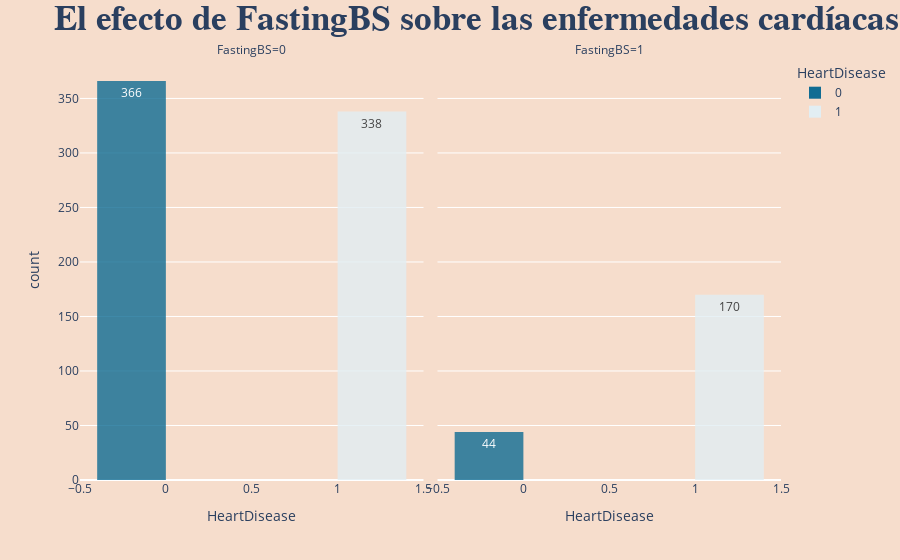

The cell this chart's notebook holds for it:
### Code cell
fig = px.histogram( df , x='HeartDisease',
                   color ='HeartDisease',
                   facet_col = 'FastingBS',
                   barmode= 'group',
                   color_discrete_sequence=['#106C93','#E2EEF3'],
                   text_auto=True,
                   opacity=.8)
fig.update_layout( title = '<b> El efecto de FastingBS sobre las enfermedades cardíacas <b>',
                  title_font={'size':35,'family': 'Serif'},paper_bgcolor='#F6DDCC',
                  plot_bgcolor='#F6DDCC')
fig.show()

### Figure 1 — Plotly figure (JSON) as saved in the notebook; plotly's stock layout.template omitted (floating-point values rounded to 4 significant figures; data arrays with more than 128 entries replaced by an {"elided": "..."} marker saying what was removed)
{"data": [{"alignmentgroup": "True", "bingroup": "x", "hovertemplate": "HeartDisease=%{x}<br>FastingBS=0<br>count=%{y}<extra></extra>", "legendgroup": "0", "marker": {"color": "#106C93", "opacity": 0.8, "pattern": {"shape": ""}}, "name": "0", "offsetgroup": "0", "orientation": "v", "showlegend": true, "texttemplate": "%{value}", "type": "histogram", "x": {"elided": "366 int values"}, "xaxis": "x", "yaxis": "y"}, {"alignmentgroup": "True", "bingroup": "x", "hovertemplate": "HeartDisease=%{x}<br>FastingBS=1<br>count=%{y}<extra></extra>", "legendgroup": "0", "marker": {"color": "#106C93", "opacity": 0.8, "pattern": {"shape": ""}}, "name": "0", "offsetgroup": "0", "orientation": "v", "showlegend": false, "texttemplate": "%{value}", "type": "histogram", "x": [0, 0, 0, 0, 0, 0, 0, 0, 0, 0, 0, 0, 0, 0, 0, 0, 0, 0, 0, 0, 0, 0, 0, 0, 0, 0, 0, 0, 0, 0, 0, 0, 0, 0, 0, 0, 0, 0, 0, 0, 0, 0, 0, 0], "xaxis": "x2", "yaxis": "y2"}, {"alignmentgroup": "True", "bingroup": "x", "hovertemplate": "HeartDisease=%{x}<br>FastingBS=0<br>count=%{y}<extra></extra>", "legendgroup": "1", "marker": {"color": "#E2EEF3", "opacity": 0.8, "pattern": {"shape": ""}}, "name": "1", "offsetgroup": "1", "orientation": "v", "showlegend": true, "texttemplate": "%{value}", "type": "histogram", "x": {"elided": "338 int values"}, "xaxis": "x", "yaxis": "y"}, {"alignmentgroup": "True", "bingroup": "x", "hovertemplate": "HeartDisease=%{x}<br>FastingBS=1<br>count=%{y}<extra></extra>", "legendgroup": "1", "marker": {"color": "#E2EEF3", "opacity": 0.8, "pattern": {"shape": ""}}, "name": "1", "offsetgroup": "1", "orientation": "v", "showlegend": false, "texttemplate": "%{value}", "type": "histogram", "x": {"elided": "170 int values"}, "xaxis": "x2", "yaxis": "y2"}], "layout": {"annotations": [{"font": {}, "showarrow": false, "text": "FastingBS=0", "x": 0.245, "xanchor": "center", "xref": "paper", "y": 1, "yanchor": "bottom", "yref": "paper"}, {"font": {}, "showarrow": false, "text": "FastingBS=1", "x": 0.755, "xanchor": "center", "xref": "paper", "y": 1, "yanchor": "bottom", "yref": "paper"}], "autosize": true, "barmode": "group", "legend": {"title": {"text": "HeartDisease"}, "tracegroupgap": 0}, "margin": {"t": 60}, "paper_bgcolor": "#F6DDCC", "plot_bgcolor": "#F6DDCC", "title": {"font": {"family": "Serif", "size": 35}, "text": "<b> El efecto de FastingBS sobre las enfermedades cardíacas <b>"}, "xaxis": {"anchor": "y", "autorange": true, "categoryarray": [0, 1], "categoryorder": "array", "domain": [0, 0.49], "range": [-0.5, 1.5], "title": {"text": "HeartDisease"}, "type": "linear"}, "xaxis2": {"anchor": "y2", "autorange": true, "categoryarray": [0, 1], "categoryorder": "array", "domain": [0.51, 1], "matches": "x", "range": [-0.5, 1.5], "title": {"text": "HeartDisease"}, "type": "linear"}, "yaxis": {"anchor": "x", "autorange": true, "domain": [0, 1], "range": [0, 385.3], "title": {"text": "count"}}, "yaxis2": {"anchor": "x2", "autorange": true, "domain": [0, 1], "matches": "y", "range": [0, 385.3], "showticklabels": false}}}
